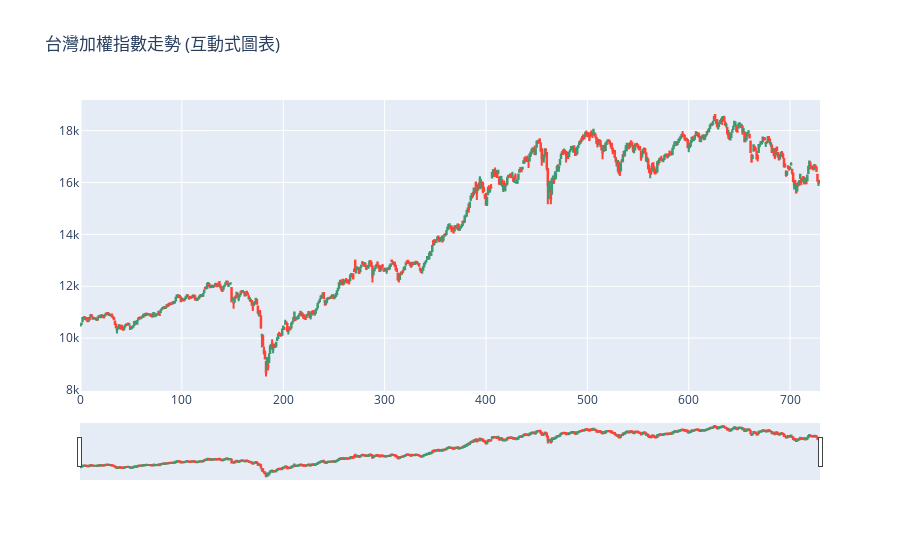

Write notebook code for a chart like this one.
### Markdown cell above
分析時間序列數據的最佳方法之一是創建互動式圖表，您可以在其中手動選擇輸出圖表本身的時間間隔。
一種方法是在圖表下方添加一個滑動區塊，並在圖表上方添加按鈕來控制時間的間隔。 以下是創建互動式K線圖表的方法，您可以在其中選擇輸出本身的時間間隔：

### Code cell
figure = go.Figure(data = [go.Candlestick(x = data.index,
                                          open = data["Open"],
                                          high = data["High"],
                                          low = data["Low"],
                                          close = data["Close"])])
figure.update_layout(title = "台灣加權指數走勢 (互動式圖表)")

figure.update_xaxes(
    rangeslider_visible = True,
    rangeselector = dict(
        buttons = list([
            dict(count = 1, label = "1m", step = "month", stepmode = "backward"),
            dict(count = 6, label = "6m", step = "month", stepmode = "backward"),
            dict(count = 1, label = "YTD", step = "year", stepmode = "todate"),
            dict(count = 1, label = "1y", step = "year", stepmode = "backward"),
            dict(step = "all")
        ])
    )
)
figure.show()

### Figure 1 — Plotly figure (JSON) as saved in the notebook; plotly's stock layout.template omitted (floating-point values rounded to 4 significant figures; data arrays with more than 128 entries replaced by an {"elided": "..."} marker saying what was removed)
{"data": [{"close": {"elided": "730 float values"}, "high": {"elided": "730 float values"}, "low": {"elided": "730 float values"}, "open": {"elided": "730 float values"}, "type": "candlestick", "x": {"elided": "730 int values"}}], "layout": {"title": {"text": "台灣加權指數走勢 (互動式圖表)"}, "xaxis": {"rangeselector": {"buttons": [{"count": 1, "label": "1m", "step": "month", "stepmode": "backward"}, {"count": 6, "label": "6m", "step": "month", "stepmode": "backward"}, {"count": 1, "label": "YTD", "step": "year", "stepmode": "todate"}, {"count": 1, "label": "1y", "step": "year", "stepmode": "backward"}, {"step": "all"}]}, "rangeslider": {"visible": true}}}}
